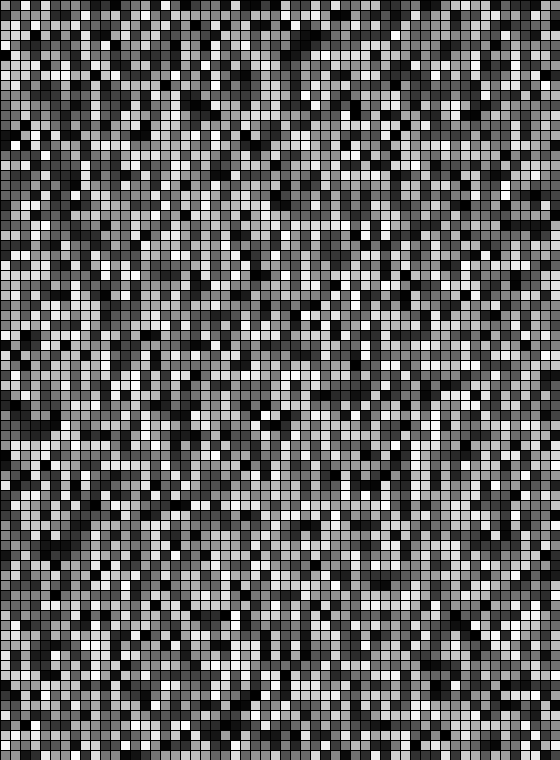
Frame 1 (no input)
Frame 60 (the mouse pressed at the canvas centre just before this capture): identical to frame 1, image omitted
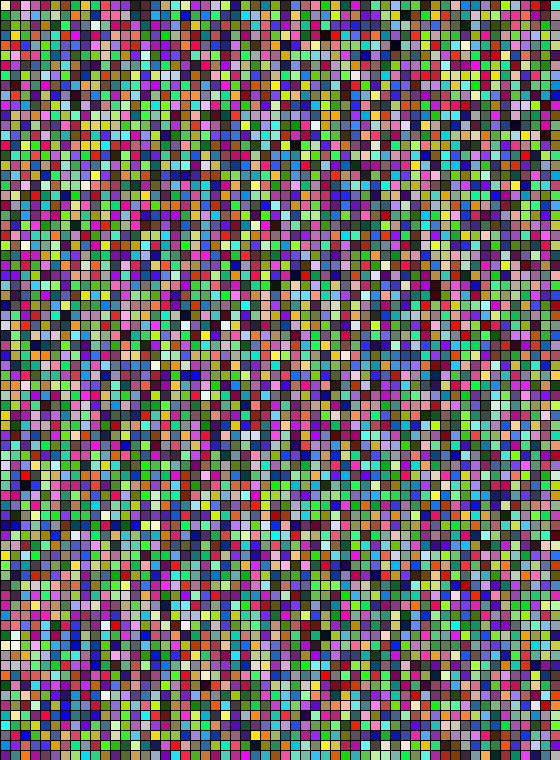
Frame 120 (the mouse held since frame 60 and released just before this capture)

The Processing sketch that drew these frames (run headless with seeded random() and noise(); from frame 60 on, the mouse is pressed at the canvas centre):

// Processing sketch: processing_43091
// ── processing_43091.pde

int Lbox;
int boxnum = 100 ;
int x[][] = new int[boxnum] [boxnum];
int y [][]= new int [boxnum][boxnum];
color c[][] = new color[boxnum][boxnum];
int next =0 ;

void mousePressed() {
  for (int xx = 0; xx < boxnum; xx++)
  {

    for (int yy = 0; yy < boxnum;yy++)
    {

      if (next==0) {

        c[xx][yy] = color(random(256), random(256), random(256));
      }
      else {
        
        c[xx][yy] = color(random(256));
      }
    }
  }
  if (next==0)
  {
    next=1;
  }
  else {
    next=0; 
   
  }
}
  void setup()
  {
    for (int xx = 0; xx < boxnum; xx++)
    {

      for (int yy = 0; yy < boxnum;yy++)
      {
        x[xx][yy]=yy*10;

        y[xx][yy]=xx*10;
        c[xx][yy] = color(random(256));
      }
    }
    size(560, 760);
  }

  void draw() {

    for (int xx = 0; xx < boxnum; xx++)
    {


      for (int yy = 0; yy < boxnum;yy++)
      {
        fill (c[xx][yy]);
        rect (x[xx][yy], y[xx][yy], 10, 10);
      }
    }
  }
